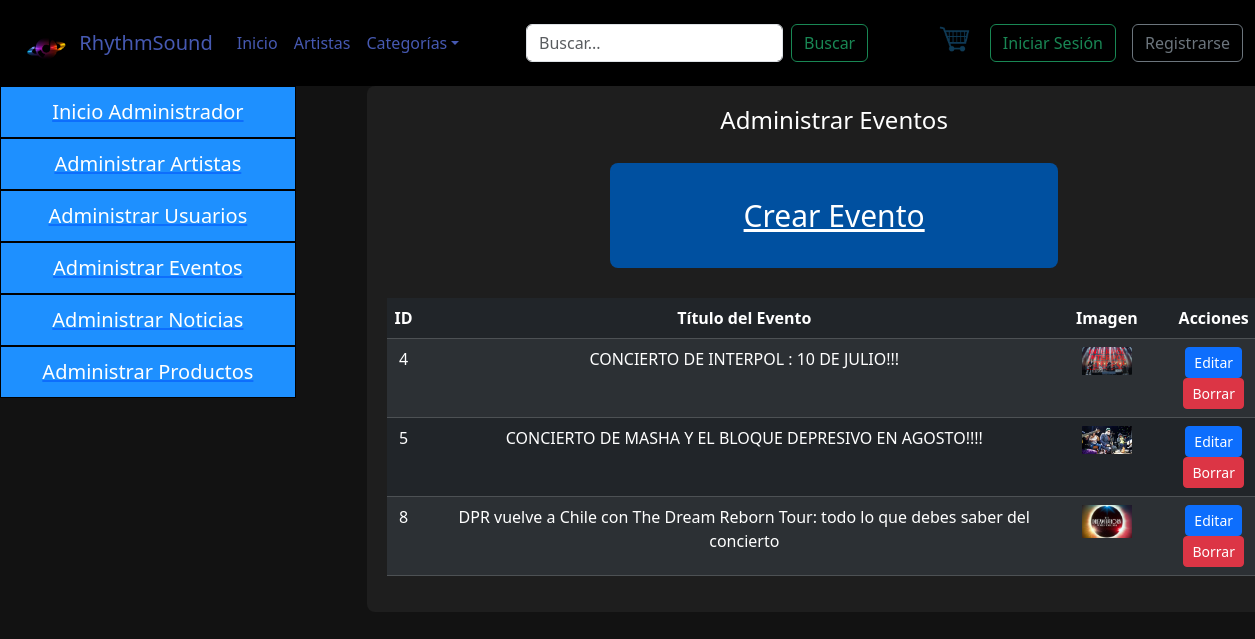
The page /listado_evento/ on the database its author committed.
### rsound/models.py (models this page shows, shortened)
class Evento(models.Model):
    idEvento = models.AutoField(primary_key=True, verbose_name='Id de Evento')
    titulo = models.CharField(max_length=100)
    imagen = models.ImageField(upload_to='eventos/')
    descripcion = models.TextField()
    video_presentacion = models.URLField(blank=True, null=True)

### rsound/views.py (the view)
# urls.py: path('listado_evento/', listado_evento, name='listado_evento'),
def listado_evento(request):
    eventos = Evento.objects.all()
    contexto = {"eventos": eventos}
    return render(request, 'rsound/Admin/listado_evento.html', contexto)

### rsound/templates/rsound/Admin/listado_evento.html (shortened to what this page needs)
{% extends 'rsound/Plantilla.html' %}
{% load static %}
{% block css %}
<link rel="stylesheet" href="{% static 'rsound/css/administracion.css' %}">
{% endblock css %}
{% block Contenido %}
<div class="row fondogeneralosos">
    <div class="col-md-3 col-sm-12 col-12">
        <div class="navegador">
            <nav class="barranav">
                <ul>
                    <a href="{% url 'administracion' %}">
                        <li>Inicio Administrador</li>
                    </a>
                    <a href="{% url 'adminartistas' %}">
                        <li>Administrar Artistas</li>
                    </a>
                    <a href="{% url 'adminusuario' %}">
                        <li>Administrar Usuarios</li>
                    </a>
                    <a href="{% url 'adminevento' %}">
                        <li>Administrar Eventos</li>
                    </a>
                    <a href="{% url 'adminnoticia' %}">
                        <li>Administrar Noticias</li>
                    </a>
                    <a href="{% url 'adminproductos' %}">
                        <li>Administrar Productos</li>
                    </a>
                </ul>
            </nav>
        </div>
    </div>
    <div class="col-md-9 col-sm-12 col-12 ">
        <div class="col-md-12 administracion">
            <div class="container-editar">
                <div class="container-datos">
                    <h4 id="titulo">Administrar Eventos</h4>
                    <div class="row botonfiguras">
                        <div class="col-md-12">
                            <div class="boton">
                                <a href="{% url 'crear_evento' %}">Crear Evento</a>
                            </div>
                        </div>
                    </div>
                    <div class="row">
                        <div class="col-md-12">
                            <table class="table table-dark table-striped">
                                <thead>
                                    <tr>
                                        <th>ID</th>
                                        <th>Título del Evento</th>
                                        <th>Imagen</th>
                                        <th>Acciones</th>
                                    </tr>
                                </thead>
                                <tbody>
                                    {% for evento in eventos %}
                                    <tr>
                                        <td>{{ evento.idEvento }}</td>
                                        <td>{{ evento.titulo }}</td>
                                        <td><img src="{{ evento.imagen.url }}" alt="{{ evento.titulo }}" style="width: 50px; height: auto;"></td>
                                        <td>
                                            <a href="{% url 'editar_evento' evento.idEvento %}" class="btn btn-primary btn-sm">Editar</a>
                                            <a href="{% url 'eliminar_evento' evento.idEvento %}" class="btn btn-danger btn-sm">Borrar</a>
                                        </td>
                                    </tr>
                                    {% endfor %}
                                </tbody>
                            </table>
                        </div>
                    </div>
                </div>
            </div>
        </div>
    </div>
</div>
{% endblock Contenido %}

### rsound/static/rsound/css/administracion.css (style rules this page uses)
body { font-family: 'Arial', sans-serif; background-color: #121212 !important; color: #ddd; }
.administracion { background-color: #1e1e1e; width: 90%; margin-left: 5%; min-height: 400px; text-align: center; padding: 20px; border-radius: 8px; }
.navegador { text-align: center; width: 100%; padding: 0; }
.navegador .barranav ul { list-style-type: none; margin: 0; padding: 0; height: 100%; }
.barranav { position: sticky !important; }
.barranav ul a li { background-color: #1e90ff; color: #fff !important; font-size: 20px; display: block; padding: 10px 18px; text-decoration: none; }
.navegador .barranav ul li { border: 1px solid #000000; }
.container-datos { text-align: center; }
.botonfiguras { margin-top: 30px; }
.botonfiguras .boton { border-radius: 8px; font-size: 30px; margin-left: 25%; margin-top: 20px; padding: 30px; width: 50%; background-color: #0050a0; margin-bottom: 30px; }
.botonfiguras .boton a { color: white !important; }

### rsound/static/rsound/css/Styles.css (style rules this page uses)
body { font-family: 'Arial', sans-serif; background-color: #121212 !important; }

### rsound/static/rsound/css/Style3.css (style rules this page uses)
body { font-family: Arial, sans-serif; background-color: #000; color: #fff !important; margin: 0; padding: 0; }

### rsound/static/rsound/css/cssNavbar.css (style rules this page uses)
nav { background-color: #000000; }

### rows shown on the page
Evento: idEvento "4", titulo "CONCIERTO DE INTERPOL : 10 DE JULIO!!!", imagen (picture)
Evento: idEvento "5", titulo "CONCIERTO DE MASHA Y EL BLOQUE DEPRESIVO EN AGOSTO!!!!", imagen (picture)
Evento: idEvento "8", titulo "DPR vuelve a Chile con The Dream Reborn Tour: todo lo que debes saber del concierto", imagen (picture)
